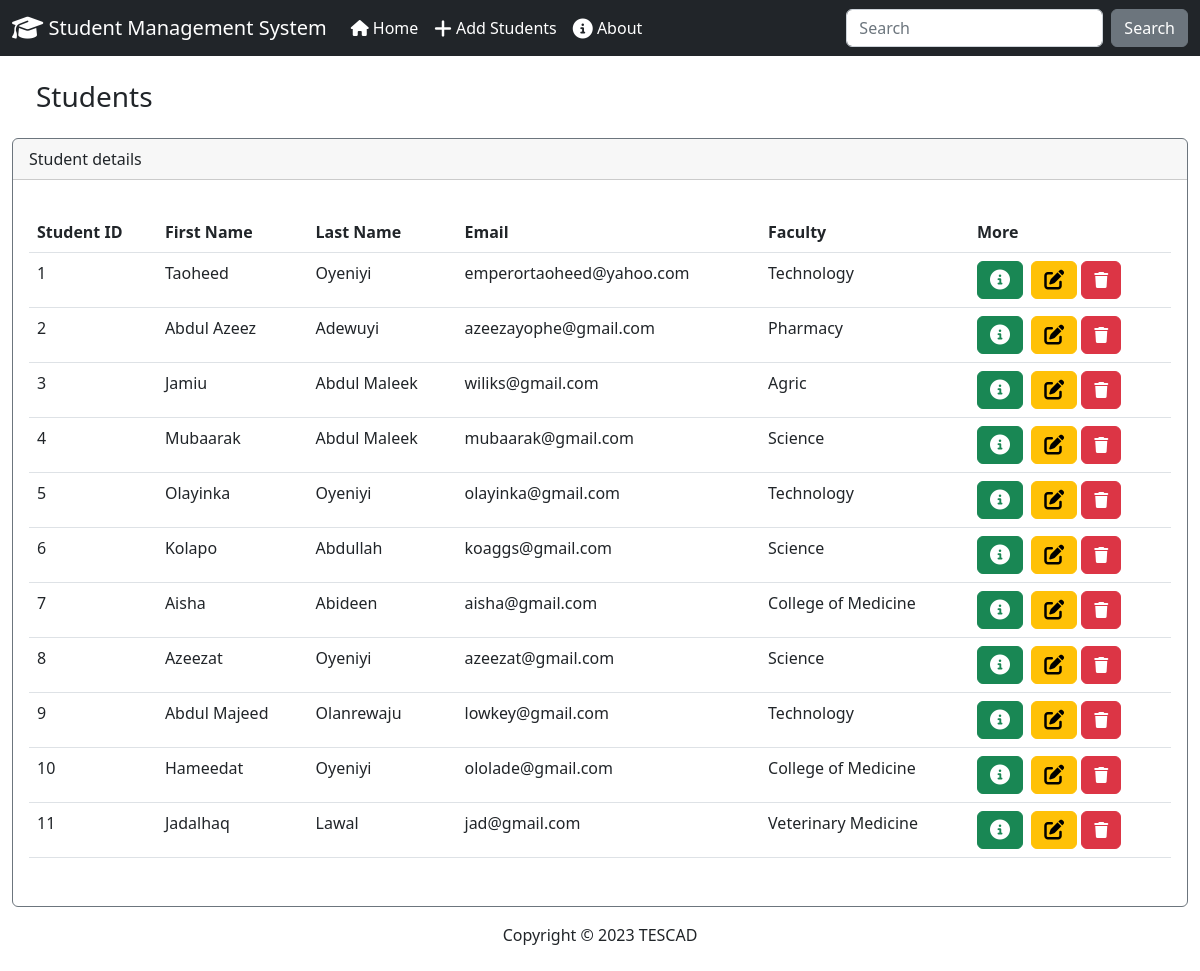
Before: / with the older database file.
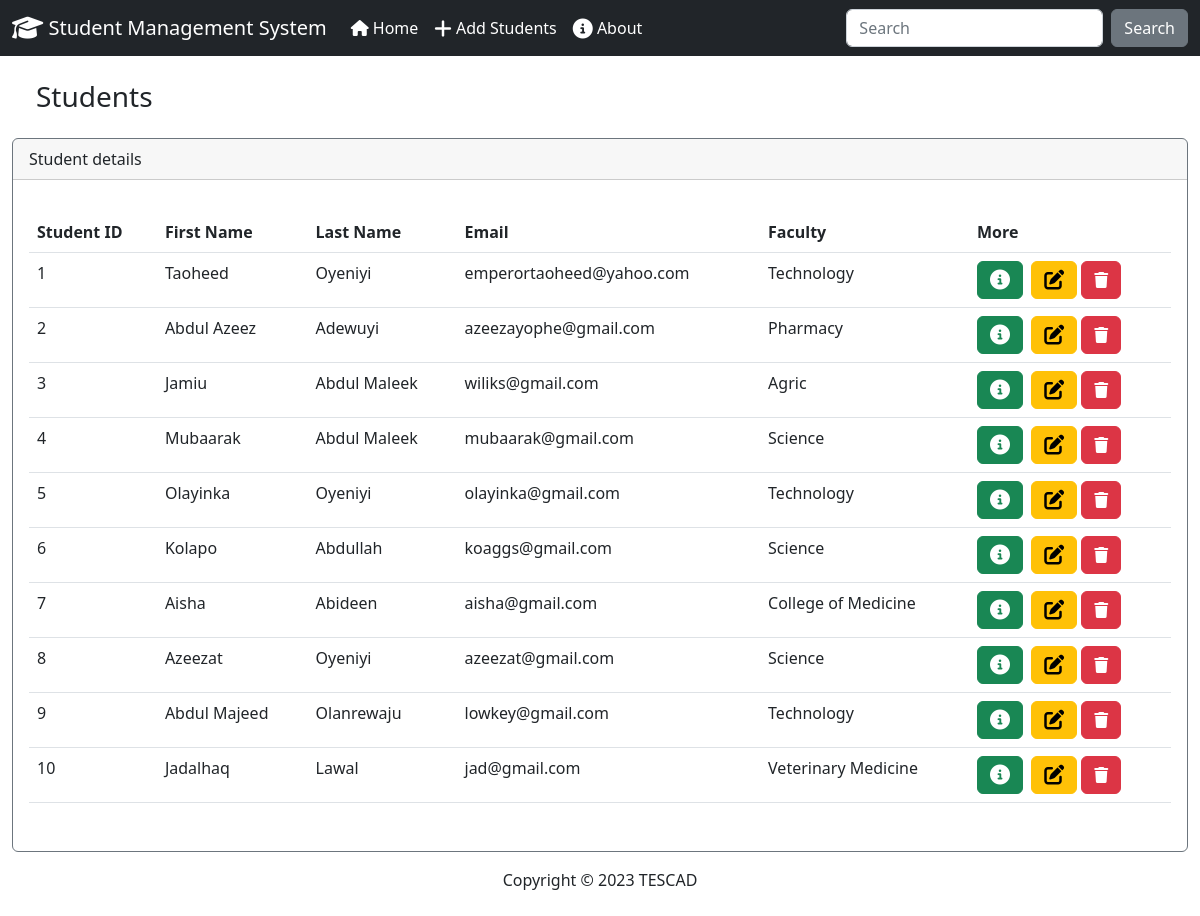
After: the same page with the newer database file.
### students/models.py (models this page shows, shortened)
class Student(models.Model):
    student_id = models.PositiveIntegerField()
    firstname = models.CharField(max_length=25)
    lastname = models.CharField(max_length=25)
    email = models.EmailField()
    faculty = models.CharField(max_length=50)
    department = models.CharField(max_length=50)
    cgpa = models.FloatField()

### students/views.py (the view)
# urls.py: path('', views.index, name='index'),
def index(request):
    students = Student.objects.all()
    context = {"students":students}
    return render(request, "students/index.html", context)

### students/templates/students/index.html (shortened to what this page needs)
{% extends 'students/base.html' %}
{% block content %}
<h3 class="m-4"> Students </h3>
<div class="row">
    <div class="col-12">
        {% if students %}
        <div class="card border-secondary ml-3 mr-3 mb-3 ">
          <div class="card-header">Student details</div>
          <div class="card-body">
            <p class="card-text">
              <div class="table-responsive">
                <table class="table table-hover">
                  <thead>
                    <tr>
                      <th scope="col">Student ID</th>
                      <th scope="col">First Name</th>
                      <th scope="col">Last Name</th>
                      <th scope="col">Email</th>
                      <th scope="col">Faculty</th>
                      <th scope="col">More</th>
                    </tr>
                  </thead>
                  <tbody>
                    {% for student in students %}
                    <tr>
                      <td>{{ student.student_id }}</td>
                      <td>{{ student.firstname }}</td>
                      <td>{{ student.lastname }}</td>
                      <td>{{ student.email }}</td>
                      <td>{{ student.faculty }}</td>
                      <td>
                        <button type="button" class="btn btn-success me-1" href="{% url 'students:view_student' student.id %}" data-bs-toggle="modal" data-bs-target="#myModal{{student.id}}">
                          <i class="fa-sharp fa-solid fa-circle-info fa-lg"></i>
                        </button>
                        <a class="btn btn-warning mr-1" href="{% url 'students:update' student.id %}">
                          <i class="fa-solid fa-pen-to-square fa-lg"></i></a>
                        <button type="button" class="btn btn-danger mr-1"  data-bs-toggle="modal" data-bs-target="#delete{{student.id}}">
                          <i class="fa-solid fa-trash"></i>
                        </button>
                      </td>
                    </tr>
                    {% endfor %}
                  </tbody>
                </table>
              </div>
            </p>
          </div>
        </div>
        {% else %}
        <h5 class="alert alert-primary mr-4 ml-4"> No Students have been registered </h5>
        {% endif %}
    </div>
</div>
{% endblock content %}

### students/templates/students/base.html (shortened to what this page needs)
{% load static %}
<!DOCTYPE html>
<html lang="en">
<head>
    <link href="https://cdn.jsdelivr.net/npm/bootstrap@5.2.3/dist/css/bootstrap.min.css" rel="stylesheet">
    <link rel="stylesheet" href="https://cdnjs.cloudflare.com/ajax/libs/font-awesome/6.3.0/css/all.min.css" />
</head>
<body class="d-flex flex-column min-vh-100 ">
    <nav class="navbar navbar-expand-lg navbar-dark bg-dark">
        <div class="container-fluid">
          <a class="navbar-brand" href="{% url 'students:index' %}"><i class="fa-sharp fa-solid fa-graduation-cap fa-lg"></i> Student Management System</a>
          <div class="collapse navbar-collapse " id="navbarColor02">
            <ul class="navbar-nav me-auto">
              <li class="nav-item">
                <a class="nav-link active" href="{% url 'students:index' %}"><i class="fa-sharp fa-solid fa-house"></i> Home
                </a>
              </li>
              <li class="nav-item">
                <a class="nav-link active" href="{% url 'students:add' %}"><i class="fa-solid fa-plus fa-lg"></i> Add Students</a>
              </li>
              <li class="nav-item">
                <a class="nav-link active" href="#"><i class="fa-sharp fa-solid fa-circle-info fa-lg"></i> About</a>
              </li>
            </ul>
            <form class="d-flex">
              <input class="form-control me-sm-2" type="search" placeholder="Search">
              <button class="btn btn-secondary my-2 my-sm-0" type="submit">Search</button>
            </form>
          </div>
        </div>
      </nav>
      <div class="container-fluid">
        {% block content %}
        {% endblock content %}
      </div>
      <footer class="mt-auto mb-4">
        <div class="text-center">
            <span>
                Copyright &copy; <script> document.write(new Date().getFullYear()) </script>  TESCAD
            </span>
        </div>
      </footer>
</html>

Changed rows visible on the page:
removed Student: student_id "10", firstname "Hameedat", lastname "Oyeniyi", email "ololade@gmail.com", faculty "College of Medicine"
removed Student: student_id "11", firstname "Jadalhaq", lastname "Lawal", email "jad@gmail.com", faculty "Veterinary Medicine"
added Student: student_id "10", firstname "Jadalhaq", lastname "Lawal", email "jad@gmail.com", faculty "Veterinary Medicine"
